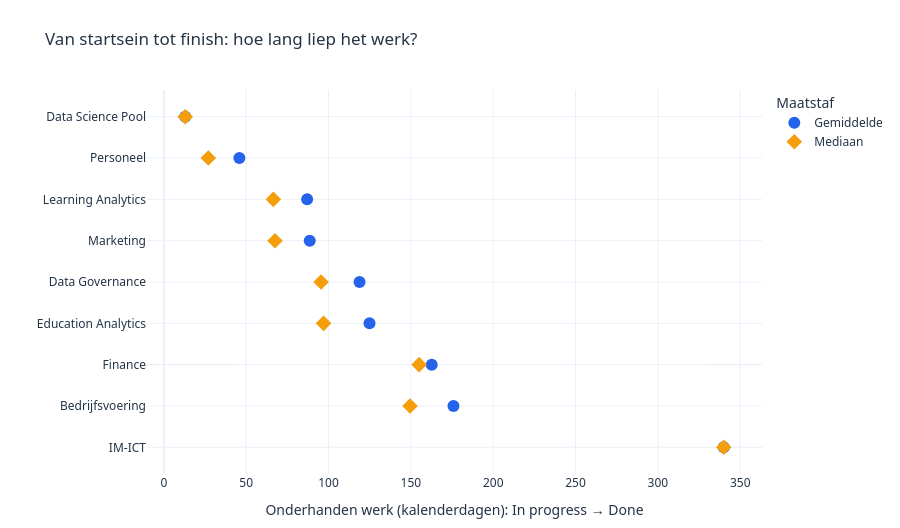

The code cell stored with this chart in its notebook:
### Code cell
# Chart 3: work-in-progress duration for domain-team features.
wip_column = "Onderhanden werk (dagen)"
wip_stats = (
    domain_features.dropna(subset=[wip_column])
    .groupby("Area")[wip_column]
    .agg(["count", "mean", "median"])
    .rename(columns={"count": "Aantal features", "mean": "Gemiddelde", "median": "Mediaan"})
)
wip_order = wip_stats.sort_values("Gemiddelde").index.tolist()
wip_long = wip_stats.reset_index().melt(
    id_vars=["Area", "Aantal features"],
    value_vars=["Gemiddelde", "Mediaan"],
    var_name="Maatstaf",
    value_name="Dagen",
)

fig_wip = px.scatter(
    wip_long,
    x="Dagen",
    y="Area",
    color="Maatstaf",
    symbol="Maatstaf",
    category_orders={"Area": wip_order, "Maatstaf": ["Gemiddelde", "Mediaan"]},
    color_discrete_map=METRIC_COLORS,
    hover_data={"Area": False, "Maatstaf": True, "Aantal features": True, "Dagen": ":.1f"},
    template=TEMPLATE,
    title="Van startsein tot finish: hoe lang liep het werk?",
)
fig_wip.update_traces(marker={"size": 12})
fig_wip.update_layout(
    **CHART_STYLE,
    height=max(440, len(wip_order) * 42 + 150),
    xaxis_title="Onderhanden werk (kalenderdagen): In progress → Done",
    yaxis_title="",
    legend_title_text="Maatstaf",
    hovermode="closest",
)
fig_wip.show()

### Figure 1 — Plotly figure (JSON) as saved in the notebook; plotly's stock layout.template omitted (floating-point values rounded to 4 significant figures)
{"data": [{"customdata": [["Gemiddelde", 8], ["Gemiddelde", 6], ["Gemiddelde", 1], ["Gemiddelde", 9], ["Gemiddelde", 3], ["Gemiddelde", 1], ["Gemiddelde", 4], ["Gemiddelde", 10], ["Gemiddelde", 8]], "hovertemplate": "Maatstaf=%{customdata[0]}<br>Dagen=%{x:.1f}<br>Aantal features=%{customdata[1]}<extra></extra>", "legendgroup": "Gemiddelde", "marker": {"color": "#2563eb", "size": 12, "symbol": "circle"}, "mode": "markers", "name": "Gemiddelde", "orientation": "h", "showlegend": true, "type": "scatter", "x": [175.9, 118.8, 13.0, 124.9, 162.7, 340.0, 87.0, 88.6, 45.88], "xaxis": "x", "y": ["Bedrijfsvoering", "Data Governance", "Data Science Pool", "Education Analytics", "Finance", "IM-ICT", "Learning Analytics", "Marketing", "Personeel"], "yaxis": "y"}, {"customdata": [["Mediaan", 8], ["Mediaan", 6], ["Mediaan", 1], ["Mediaan", 9], ["Mediaan", 3], ["Mediaan", 1], ["Mediaan", 4], ["Mediaan", 10], ["Mediaan", 8]], "hovertemplate": "Maatstaf=%{customdata[0]}<br>Dagen=%{x:.1f}<br>Aantal features=%{customdata[1]}<extra></extra>", "legendgroup": "Mediaan", "marker": {"color": "#f59e0b", "size": 12, "symbol": "diamond"}, "mode": "markers", "name": "Mediaan", "orientation": "h", "showlegend": true, "type": "scatter", "x": [149.5, 95.5, 13.0, 97.0, 155.0, 340.0, 66.5, 67.5, 27.0], "xaxis": "x", "y": ["Bedrijfsvoering", "Data Governance", "Data Science Pool", "Education Analytics", "Finance", "IM-ICT", "Learning Analytics", "Marketing", "Personeel"], "yaxis": "y"}], "layout": {"font": {"color": "#243447", "family": "Segoe UI, sans-serif"}, "height": 528, "hovermode": "closest", "legend": {"title": {"text": "Maatstaf"}, "tracegroupgap": 0}, "margin": {"b": 40, "l": 30, "r": 30, "t": 90}, "paper_bgcolor": "white", "plot_bgcolor": "white", "title": {"text": "Van startsein tot finish: hoe lang liep het werk?"}, "xaxis": {"anchor": "y", "domain": [0, 1], "title": {"text": "Onderhanden werk (kalenderdagen): In progress → Done"}}, "yaxis": {"anchor": "x", "categoryarray": ["IM-ICT", "Bedrijfsvoering", "Finance", "Education Analytics", "Data Governance", "Marketing", "Learning Analytics", "Personeel", "Data Science Pool"], "categoryorder": "array", "domain": [0, 1], "title": {"text": ""}}}}
